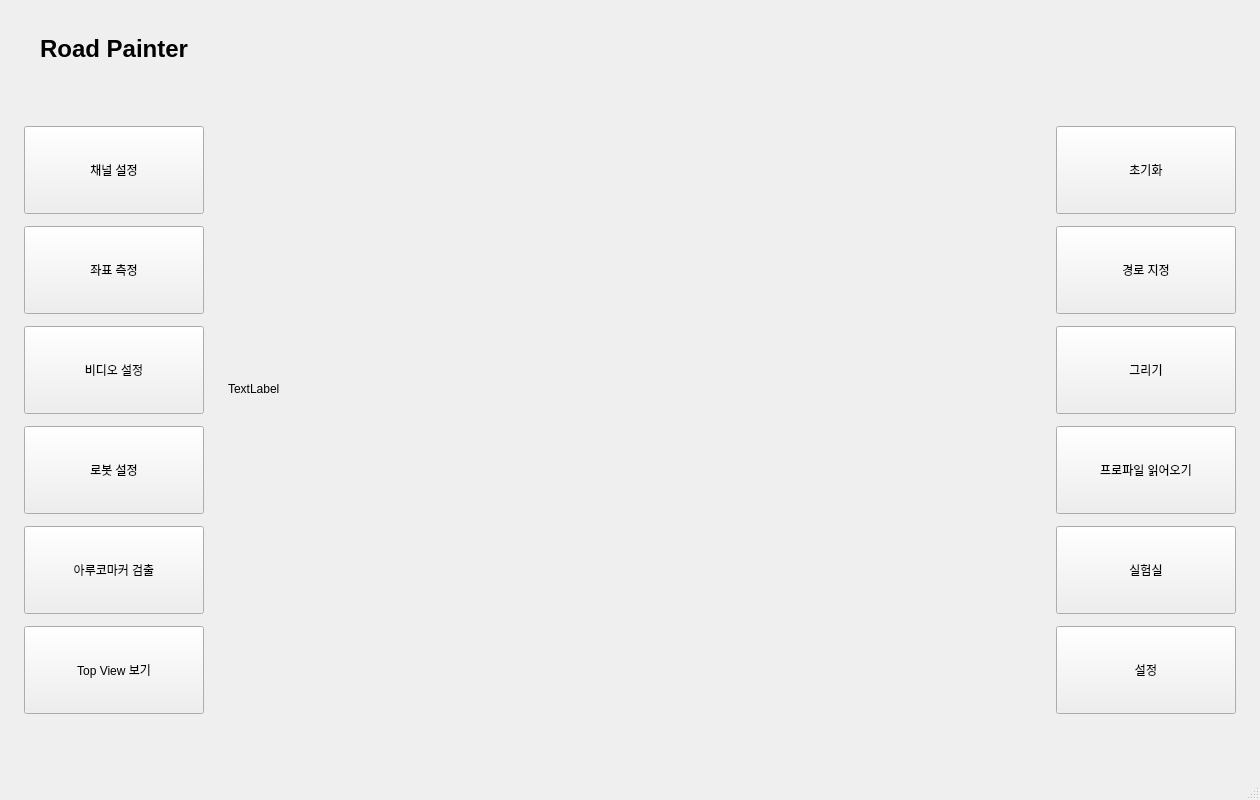
<?xml version="1.0" encoding="UTF-8"?>
<ui version="4.0">
 <class>MainWindow</class>
 <widget class="QMainWindow" name="MainWindow">
  <property name="geometry">
   <rect>
    <x>0</x>
    <y>0</y>
    <width>1260</width>
    <height>800</height>
   </rect>
  </property>
  <property name="windowTitle">
   <string>MainWindow</string>
  </property>
  <widget class="QWidget" name="centralwidget">
   <layout class="QHBoxLayout" name="horizontalLayout">
    <property name="spacing">
     <number>24</number>
    </property>
    <property name="leftMargin">
     <number>24</number>
    </property>
    <property name="topMargin">
     <number>24</number>
    </property>
    <property name="rightMargin">
     <number>24</number>
    </property>
    <property name="bottomMargin">
     <number>24</number>
    </property>
    <item>
     <layout class="QVBoxLayout" name="verticalLayout">
      <property name="spacing">
       <number>12</number>
      </property>
      <property name="sizeConstraint">
       <enum>QLayout::SizeConstraint::SetFixedSize</enum>
      </property>
      <item>
       <widget class="QLabel" name="label_2">
        <property name="minimumSize">
         <size>
          <width>180</width>
          <height>20</height>
         </size>
        </property>
        <property name="maximumSize">
         <size>
          <width>16777215</width>
          <height>50</height>
         </size>
        </property>
        <property name="text">
         <string>&lt;html&gt;&lt;head/&gt;&lt;body&gt;&lt;p align=&quot;center&quot;&gt;&lt;span style=&quot; font-size:18pt; font-weight: 500;&quot;&gt;Road Painter&lt;/span&gt;&lt;/p&gt;&lt;/body&gt;&lt;/html&gt;</string>
        </property>
       </widget>
      </item>
      <item>
       <spacer name="verticalSpacer">
        <property name="orientation">
         <enum>Qt::Orientation::Vertical</enum>
        </property>
        <property name="sizeType">
         <enum>QSizePolicy::Policy::Fixed</enum>
        </property>
        <property name="sizeHint" stdset="0">
         <size>
          <width>20</width>
          <height>40</height>
         </size>
        </property>
       </spacer>
      </item>
      <item>
       <widget class="QPushButton" name="btnChannel">
        <property name="enabled">
         <bool>true</bool>
        </property>
        <property name="sizePolicy">
         <sizepolicy hsizetype="Preferred" vsizetype="Preferred">
          <horstretch>0</horstretch>
          <verstretch>0</verstretch>
         </sizepolicy>
        </property>
        <property name="minimumSize">
         <size>
          <width>180</width>
          <height>0</height>
         </size>
        </property>
        <property name="cursor">
         <cursorShape>PointingHandCursor</cursorShape>
        </property>
        <property name="text">
         <string>채널 설정</string>
        </property>
        <property name="icon">
         <iconset>
          <normalon>:/icon_cam-dark.png</normalon>
         </iconset>
        </property>
       </widget>
      </item>
      <item>
       <widget class="QPushButton" name="btnMeasure">
        <property name="sizePolicy">
         <sizepolicy hsizetype="Preferred" vsizetype="Preferred">
          <horstretch>0</horstretch>
          <verstretch>0</verstretch>
         </sizepolicy>
        </property>
        <property name="minimumSize">
         <size>
          <width>180</width>
          <height>0</height>
         </size>
        </property>
        <property name="cursor">
         <cursorShape>PointingHandCursor</cursorShape>
        </property>
        <property name="text">
         <string>좌표 측정</string>
        </property>
        <property name="icon">
         <iconset>
          <normalon>:/icon_ruler-dark.png</normalon>
         </iconset>
        </property>
       </widget>
      </item>
      <item>
       <widget class="QPushButton" name="btnVideoConfig">
        <property name="sizePolicy">
         <sizepolicy hsizetype="Preferred" vsizetype="Preferred">
          <horstretch>0</horstretch>
          <verstretch>0</verstretch>
         </sizepolicy>
        </property>
        <property name="minimumSize">
         <size>
          <width>180</width>
          <height>0</height>
         </size>
        </property>
        <property name="cursor">
         <cursorShape>PointingHandCursor</cursorShape>
        </property>
        <property name="text">
         <string>비디오 설정</string>
        </property>
        <property name="icon">
         <iconset>
          <normalon>:/iocn_video-dark.png</normalon>
         </iconset>
        </property>
       </widget>
      </item>
      <item>
       <widget class="QPushButton" name="btnRobot">
        <property name="sizePolicy">
         <sizepolicy hsizetype="Preferred" vsizetype="Preferred">
          <horstretch>0</horstretch>
          <verstretch>0</verstretch>
         </sizepolicy>
        </property>
        <property name="minimumSize">
         <size>
          <width>180</width>
          <height>0</height>
         </size>
        </property>
        <property name="cursor">
         <cursorShape>PointingHandCursor</cursorShape>
        </property>
        <property name="text">
         <string>로봇 설정</string>
        </property>
        <property name="icon">
         <iconset>
          <normalon>:/icon_robot-dark.png</normalon>
         </iconset>
        </property>
       </widget>
      </item>
      <item>
       <widget class="QPushButton" name="MarkerBtn">
        <property name="enabled">
         <bool>true</bool>
        </property>
        <property name="sizePolicy">
         <sizepolicy hsizetype="Preferred" vsizetype="Preferred">
          <horstretch>0</horstretch>
          <verstretch>0</verstretch>
         </sizepolicy>
        </property>
        <property name="minimumSize">
         <size>
          <width>180</width>
          <height>0</height>
         </size>
        </property>
        <property name="cursor">
         <cursorShape>PointingHandCursor</cursorShape>
        </property>
        <property name="text">
         <string>아루코마커 검출</string>
        </property>
        <property name="icon">
         <iconset>
          <normalon>:/icon_marker-dark.png</normalon>
         </iconset>
        </property>
       </widget>
      </item>
      <item>
       <widget class="QPushButton" name="CaliBtn">
        <property name="sizePolicy">
         <sizepolicy hsizetype="Preferred" vsizetype="Preferred">
          <horstretch>0</horstretch>
          <verstretch>0</verstretch>
         </sizepolicy>
        </property>
        <property name="minimumSize">
         <size>
          <width>180</width>
          <height>0</height>
         </size>
        </property>
        <property name="cursor">
         <cursorShape>PointingHandCursor</cursorShape>
        </property>
        <property name="text">
         <string>Top View 보기</string>
        </property>
        <property name="icon">
         <iconset>
          <normalon>:/icon_settings-dark.png</normalon>
         </iconset>
        </property>
       </widget>
      </item>
      <item>
       <spacer name="verticalSpacer_2">
        <property name="orientation">
         <enum>Qt::Orientation::Vertical</enum>
        </property>
        <property name="sizeType">
         <enum>QSizePolicy::Policy::Fixed</enum>
        </property>
        <property name="sizeHint" stdset="0">
         <size>
          <width>20</width>
          <height>40</height>
         </size>
        </property>
       </spacer>
      </item>
     </layout>
    </item>
    <item>
     <widget class="VideoWidget" name="label">
      <property name="sizePolicy">
       <sizepolicy hsizetype="Expanding" vsizetype="Expanding">
        <horstretch>0</horstretch>
        <verstretch>0</verstretch>
       </sizepolicy>
      </property>
      <property name="minimumSize">
       <size>
        <width>800</width>
        <height>600</height>
       </size>
      </property>
      <property name="text">
       <string>TextLabel</string>
      </property>
     </widget>
    </item>
    <item>
     <layout class="QVBoxLayout" name="verticalLayout_2">
      <property name="spacing">
       <number>12</number>
      </property>
      <property name="sizeConstraint">
       <enum>QLayout::SizeConstraint::SetFixedSize</enum>
      </property>
      <item>
       <widget class="QLabel" name="label_3">
        <property name="minimumSize">
         <size>
          <width>180</width>
          <height>20</height>
         </size>
        </property>
        <property name="maximumSize">
         <size>
          <width>16777215</width>
          <height>50</height>
         </size>
        </property>
        <property name="text">
         <string>&lt;html&gt;&lt;head/&gt;&lt;body&gt;&lt;p align=&quot;center&quot;&gt;&lt;br/&gt;&lt;/p&gt;&lt;/body&gt;&lt;/html&gt;</string>
        </property>
       </widget>
      </item>
      <item>
       <spacer name="verticalSpacer_5">
        <property name="orientation">
         <enum>Qt::Orientation::Vertical</enum>
        </property>
        <property name="sizeType">
         <enum>QSizePolicy::Policy::Fixed</enum>
        </property>
        <property name="sizeHint" stdset="0">
         <size>
          <width>20</width>
          <height>40</height>
         </size>
        </property>
       </spacer>
      </item>
      <item>
       <widget class="QPushButton" name="btnNormal">
        <property name="sizePolicy">
         <sizepolicy hsizetype="Preferred" vsizetype="Preferred">
          <horstretch>0</horstretch>
          <verstretch>0</verstretch>
         </sizepolicy>
        </property>
        <property name="minimumSize">
         <size>
          <width>180</width>
          <height>0</height>
         </size>
        </property>
        <property name="cursor">
         <cursorShape>PointingHandCursor</cursorShape>
        </property>
        <property name="text">
         <string>초기화</string>
        </property>
        <property name="icon">
         <iconset>
          <normalon>:/icon_infinity-dark.png</normalon>
         </iconset>
        </property>
        <property name="iconSize">
         <size>
          <width>16</width>
          <height>16</height>
         </size>
        </property>
       </widget>
      </item>
      <item>
       <widget class="QPushButton" name="btnPathLine">
        <property name="sizePolicy">
         <sizepolicy hsizetype="Preferred" vsizetype="Preferred">
          <horstretch>0</horstretch>
          <verstretch>0</verstretch>
         </sizepolicy>
        </property>
        <property name="minimumSize">
         <size>
          <width>180</width>
          <height>0</height>
         </size>
        </property>
        <property name="cursor">
         <cursorShape>PointingHandCursor</cursorShape>
        </property>
        <property name="text">
         <string>경로 지정</string>
        </property>
        <property name="icon">
         <iconset>
          <normalon>:/icon_settings-dark.png</normalon>
         </iconset>
        </property>
        <property name="iconSize">
         <size>
          <width>16</width>
          <height>16</height>
         </size>
        </property>
       </widget>
      </item>
      <item>
       <widget class="QPushButton" name="pushButton_15">
        <property name="sizePolicy">
         <sizepolicy hsizetype="Preferred" vsizetype="Preferred">
          <horstretch>0</horstretch>
          <verstretch>0</verstretch>
         </sizepolicy>
        </property>
        <property name="minimumSize">
         <size>
          <width>180</width>
          <height>0</height>
         </size>
        </property>
        <property name="cursor">
         <cursorShape>PointingHandCursor</cursorShape>
        </property>
        <property name="text">
         <string>그리기</string>
        </property>
        <property name="icon">
         <iconset>
          <normalon>:/icon_brush-dark.png</normalon>
         </iconset>
        </property>
       </widget>
      </item>
      <item>
       <widget class="QPushButton" name="btnProfile">
        <property name="enabled">
         <bool>true</bool>
        </property>
        <property name="sizePolicy">
         <sizepolicy hsizetype="Preferred" vsizetype="Preferred">
          <horstretch>0</horstretch>
          <verstretch>0</verstretch>
         </sizepolicy>
        </property>
        <property name="minimumSize">
         <size>
          <width>180</width>
          <height>0</height>
         </size>
        </property>
        <property name="cursor">
         <cursorShape>PointingHandCursor</cursorShape>
        </property>
        <property name="text">
         <string>프로파일 읽어오기</string>
        </property>
        <property name="icon">
         <iconset>
          <normalon>:/iocn_data_load-dark.png</normalon>
         </iconset>
        </property>
       </widget>
      </item>
      <item>
       <widget class="QPushButton" name="btnLab">
        <property name="enabled">
         <bool>true</bool>
        </property>
        <property name="sizePolicy">
         <sizepolicy hsizetype="Preferred" vsizetype="Preferred">
          <horstretch>0</horstretch>
          <verstretch>0</verstretch>
         </sizepolicy>
        </property>
        <property name="minimumSize">
         <size>
          <width>180</width>
          <height>0</height>
         </size>
        </property>
        <property name="cursor">
         <cursorShape>PointingHandCursor</cursorShape>
        </property>
        <property name="text">
         <string>실험실</string>
        </property>
        <property name="icon">
         <iconset>
          <normalon>:/icon_test-dark.png</normalon>
         </iconset>
        </property>
       </widget>
      </item>
      <item>
       <widget class="QPushButton" name="btnSettings">
        <property name="sizePolicy">
         <sizepolicy hsizetype="Preferred" vsizetype="Preferred">
          <horstretch>0</horstretch>
          <verstretch>0</verstretch>
         </sizepolicy>
        </property>
        <property name="minimumSize">
         <size>
          <width>180</width>
          <height>0</height>
         </size>
        </property>
        <property name="cursor">
         <cursorShape>PointingHandCursor</cursorShape>
        </property>
        <property name="text">
         <string>설정</string>
        </property>
        <property name="icon">
         <iconset>
          <normalon>:/icon_settings-dark.png</normalon>
         </iconset>
        </property>
       </widget>
      </item>
      <item>
       <spacer name="verticalSpacer_3">
        <property name="orientation">
         <enum>Qt::Orientation::Vertical</enum>
        </property>
        <property name="sizeType">
         <enum>QSizePolicy::Policy::Fixed</enum>
        </property>
        <property name="sizeHint" stdset="0">
         <size>
          <width>20</width>
          <height>40</height>
         </size>
        </property>
       </spacer>
      </item>
     </layout>
    </item>
   </layout>
  </widget>
  <widget class="QMenuBar" name="menubar">
   <property name="geometry">
    <rect>
     <x>0</x>
     <y>0</y>
     <width>1260</width>
     <height>22</height>
    </rect>
   </property>
  </widget>
  <widget class="QStatusBar" name="statusbar"/>
 </widget>
 <customwidgets>
  <customwidget>
   <class>VideoWidget</class>
   <extends>QLabel</extends>
   <header>videowidget.h</header>
  </customwidget>
 </customwidgets>
 <resources/>
 <connections/>
</ui>
